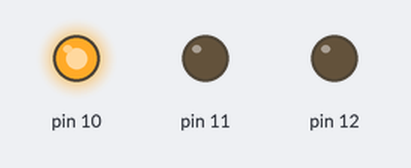
This sketch was run on a simulated Arduino Uno, built with avr-gcc and run on an emulated ATmega328P. On the bench: output pins drawn as LEDs (lit = HIGH).

Above: at 5.0 s.
At 11.5 s:
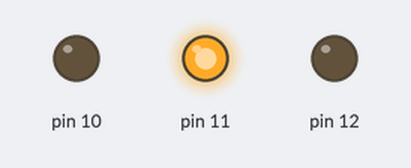
At 16.0 s:
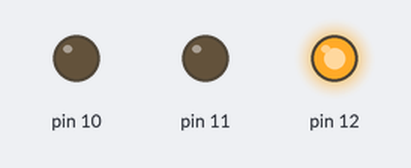
Timing chart, 0 to 24.7 s (numbered marks = the images above):
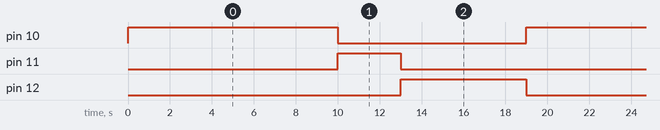

The sketch:

EX1_EX2_2.ino
```cpp
void setup() {
  // put your setup code here, to run once:
  pinMode(10,OUTPUT);
  pinMode(11,OUTPUT);
  pinMode(12,OUTPUT);
  Serial.begin(9600);
}

void verde()
{
  digitalWrite(10,HIGH);
  delay(10000);
  digitalWrite(10,LOW);
}

void amarelo()
{
  digitalWrite(11,HIGH);
  delay(3000);
  digitalWrite(11,LOW);
}

void vermelho()
{
  digitalWrite(12,HIGH);
  delay(6000);
  digitalWrite(12,LOW);
}

void loop() {
  // put your main code here, to run repeatedly:
  verde();
  amarelo();
  vermelho();

}
```

Measured:
- by itself, pin 10: alternates HIGH for 10.0 s and LOW for 9.0 s
- by itself, pin 11: alternates HIGH for 3.0 s and LOW for 16.0 s
- by itself, pin 12: alternates HIGH for 6.0 s and LOW for 13.0 s
